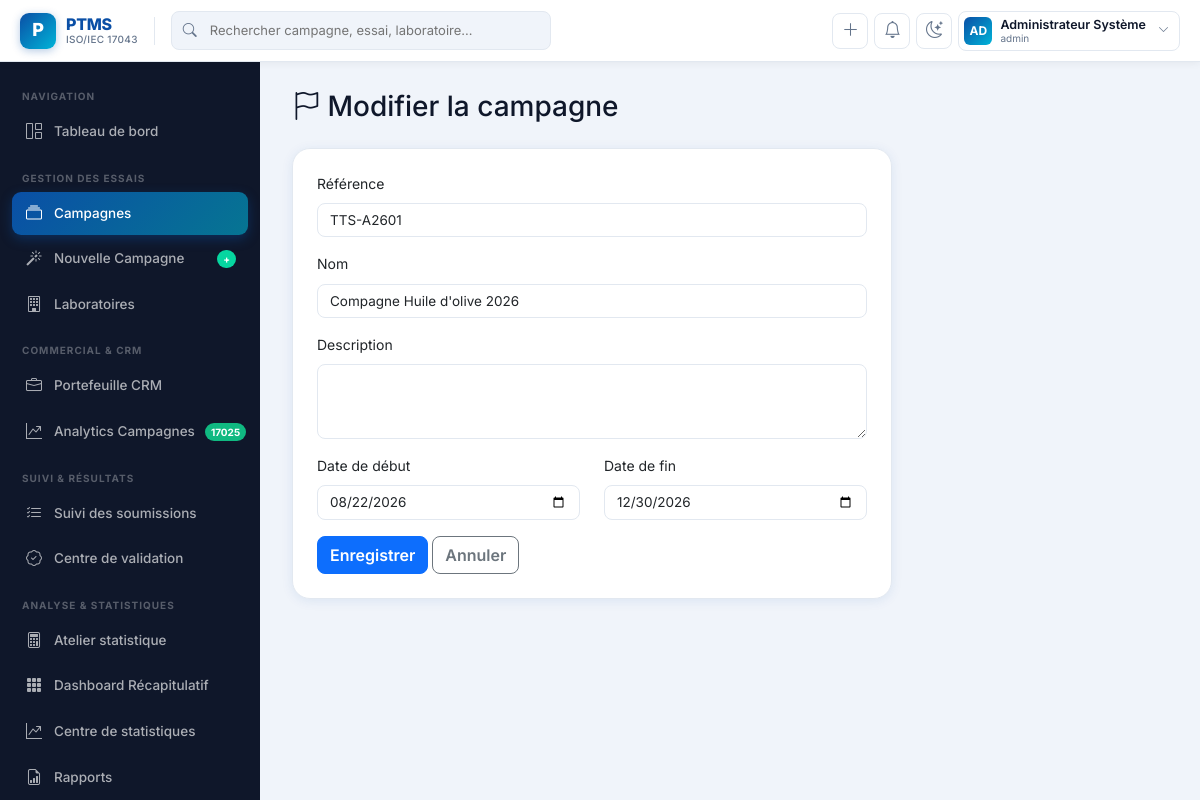
Screenshot of /campaigns/4/edit (signed in) with the database file from the repository.
### models.py (models this page shows, shortened)
class User(UserMixin, db.Model):
    __tablename__ = "users"
    id = db.Column(db.Integer, primary_key=True)
    username = db.Column(db.String(80), unique=True, nullable=False)
    email = db.Column(db.String(150), unique=True, nullable=False)
    password_hash = db.Column(db.String(255), nullable=False)
    full_name = db.Column(db.String(150), nullable=False)
    role = db.Column(db.String(30), nullable=False, default="participant")
    laboratory_id = db.Column(db.Integer, db.ForeignKey("laboratories.id"), nullable=True)
    active = db.Column(db.Boolean, default=True)
    created_at = db.Column(db.DateTime, default=datetime.utcnow)
    last_login = db.Column(db.DateTime, nullable=True)
    laboratory = db.relationship("Laboratory", back_populates="users")
    def is_admin(self):
        return self.role == "admin"
    def is_participant(self):
        return self.role == "participant"
    def is_staff(self):
        return self.role in ("admin", "chef_technique", "auditeur")

class Campaign(db.Model):
    __tablename__ = "campaigns"
    id = db.Column(db.Integer, primary_key=True)
    reference = db.Column(db.String(50), unique=True, nullable=False)
    name = db.Column(db.String(200), nullable=False)
    description = db.Column(db.Text)
    status = db.Column(db.String(30), default="draft")  # draft, active, closed, archived
    start_date = db.Column(db.Date)
    end_date = db.Column(db.Date)
    report_published = db.Column(db.Boolean, default=False)
    created_by = db.Column(db.Integer, db.ForeignKey("users.id"))
    created_at = db.Column(db.DateTime, default=datetime.utcnow)
    trials = db.relationship("Trial", back_populates="campaign", cascade="all, delete-orphan")
    laboratories = db.relationship("CampaignLaboratory", back_populates="campaign", cascade="all, delete-orphan")

### blueprints/campaigns.py (the view, shortened to what this page needs)
@campaigns_bp.route("/<int:campaign_id>/edit", methods=["GET", "POST"])
@login_required
@roles_required("admin", "chef_technique")
def edit_campaign(campaign_id):
    campaign = Campaign.query.get_or_404(campaign_id)
    return render_template("campaigns/form.html", campaign=campaign)

### blueprints/auth.py (called while the page is built)
def roles_required(*roles):
    def decorator(f):
        @wraps(f)
        def wrapped(*args, **kwargs):
            if not current_user.is_authenticated:
                return redirect(url_for("auth.login"))
            if current_user.role not in roles:
                flash("Vous n'avez pas les droits pour accéder à cette page.", "danger")
                return redirect(url_for("dashboard.index"))
            return f(*args, **kwargs)
        return wrapped
    return decorator

### templates/campaigns/form.html (shortened to what this page needs)
{% extends "base.html" %}
{% block content %}
<h3 class="mb-4"><i class="bi bi-flag"></i> {{ 'Modifier la campagne' if campaign else 'Nouvelle campagne' }}</h3>
<div class="card card-kpi p-4" style="max-width:600px;">
    <form method="POST">
        <div class="mb-3">
            <label class="form-label">Référence</label>
            <input type="text" class="form-control" name="reference" value="{{ campaign.reference if campaign else '' }}" required>
        </div>
        <div class="mb-3">
            <label class="form-label">Nom</label>
            <input type="text" class="form-control" name="name" value="{{ campaign.name if campaign else '' }}" required>
        </div>
        <div class="mb-3">
            <label class="form-label">Description</label>
            <textarea class="form-control" name="description" rows="3">{{ campaign.description if campaign else '' }}</textarea>
        </div>
        <div class="row">
            <div class="col-md-6 mb-3">
                <label class="form-label">Date de début</label>
                <input type="date" class="form-control" name="start_date" value="{{ campaign.start_date if campaign and campaign.start_date else '' }}">
            </div>
            <div class="col-md-6 mb-3">
                <label class="form-label">Date de fin</label>
                <input type="date" class="form-control" name="end_date" value="{{ campaign.end_date if campaign and campaign.end_date else '' }}">
            </div>
        </div>
        <button type="submit" class="btn btn-primary">Enregistrer</button>
        <a href="{{ url_for('campaigns.list_campaigns') }}" class="btn btn-outline-secondary">Annuler</a>
    </form>
</div>
{% endblock %}

### templates/base.html (shortened to what this page needs)
<!DOCTYPE html>
<html lang="fr">
<head>
    <link href="https://cdn.jsdelivr.net/npm/bootstrap@5.3.2/dist/css/bootstrap.min.css" rel="stylesheet">
    <link href="https://cdn.jsdelivr.net/npm/bootstrap-icons@1.11.3/font/bootstrap-icons.css" rel="stylesheet">
</head>
<body>
{% if current_user.is_authenticated %}
<nav class="ptms-topnav">
    <a class="ptms-brand" href="{{ url_for('dashboard.index') }}">
        <div class="ptms-brand-logo">P</div>
        <div class="ptms-brand-text">
            <span class="ptms-brand-name">PTMS</span>
            <span class="ptms-brand-sub">ISO/IEC 17043</span>
        </div>
    </a>
    <div class="ptms-topnav-search position-relative">
        <input type="text" placeholder="Rechercher campagne, essai, laboratoire…" id="globalSearch">
    </div>
    <div class="ptms-topnav-actions">
        {% if current_user.is_staff() %}
        <a href="{{ url_for('wizard.start') }}" class="ptms-icon-btn" title="Nouvelle campagne">
            <i class="bi bi-plus-lg"></i>
        </a>
        {% endif %}
        <a href="{{ url_for('dashboard.index') }}" class="ptms-icon-btn" id="notifBtn">
            <i class="bi bi-bell"></i>
        </a>
        <button class="ptms-icon-btn" onclick="toggleTheme()" title="Apparence">
            <i class="bi bi-moon-stars" id="themeIcon"></i>
        </button>
        <div class="dropdown">
            <a class="ptms-user-pill" data-bs-toggle="dropdown" href="#">
                <div class="ptms-user-avatar">
                    {{ current_user.full_name[:2].upper() if current_user.full_name else 'PT' }}
                </div>
                <div class="ptms-user-info">
                    <div class="ptms-user-name">{{ current_user.full_name or current_user.email }}</div>
                    <div class="ptms-user-role">{{ current_user.role }}</div>
                </div>
                <i class="bi bi-chevron-down ms-1" style="font-size:11px;color:var(--ptms-muted)"></i>
            </a>
        </div>
    </div>
</nav>
<aside class="ptms-sidebar" id="ptmsSidebar">
    <div class="ptms-sidebar-inner">
        <div class="ptms-sidebar-section">
            <div class="ptms-sidebar-section-label">Navigation</div>
            <a href="{{ url_for('dashboard.index') }}" class="ptms-nav-link {% if request.endpoint and 'dashboard' in request.endpoint %}active{% endif %}">
                <i class="bi bi-grid-1x2"></i> Tableau de bord
            </a>
        </div>
        {% if current_user.is_staff() %}
        <div class="ptms-sidebar-section">
            <div class="ptms-sidebar-section-label">Gestion des Essais</div>
            <a href="{{ url_for('campaigns.list_campaigns') }}" class="ptms-nav-link {% if request.endpoint and 'campaign' in request.endpoint %}active{% endif %}">
                <i class="bi bi-collection"></i> Campagnes
            </a>
            {% if current_user.role in ['admin','chef_technique'] %}
            <a href="{{ url_for('wizard.start') }}" class="ptms-nav-link {% if request.endpoint and 'wizard' in request.endpoint %}active{% endif %}">
                <i class="bi bi-magic"></i> Nouvelle Campagne
                <span class="ptms-nav-badge" style="background:var(--ptms-accent2);">+</span>
            </a>
            {% endif %}
            <a href="{{ url_for('laboratories.list_labs') }}" class="ptms-nav-link {% if request.endpoint and 'laborator' in request.endpoint %}active{% endif %}">
                <i class="bi bi-building"></i> Laboratoires
            </a>
        </div>
        <div class="ptms-sidebar-section">
            <div class="ptms-sidebar-section-label">Commercial & CRM</div>
            <a href="{{ url_for('commercial.index') }}" class="ptms-nav-link {% if request.endpoint == 'commercial.index' %}active{% endif %}">
                <i class="bi bi-briefcase"></i> Portefeuille CRM
            </a>
            <a href="{{ url_for('commercial.campaign_analytics') }}" class="ptms-nav-link {% if request.endpoint == 'commercial.campaign_analytics' %}active{% endif %}">
                <i class="bi bi-graph-up-arrow"></i> Analytics Campagnes
                <span class="ptms-nav-badge" style="background:#10B981;">17025</span>
            </a>
        </div>
        <div class="ptms-sidebar-section">
            <div class="ptms-sidebar-section-label">Suivi & Résultats</div>
            <a href="{{ url_for('participants.tracker') }}" class="ptms-nav-link {% if request.endpoint and 'tracker' in request.endpoint %}active{% endif %}">
                <i class="bi bi-list-check"></i> Suivi des soumissions
            </a>
            <a href="{{ url_for('participants.validation_center') }}" class="ptms-nav-link {% if request.endpoint and 'validation' in request.endpoint %}active{% endif %}">
                <i class="bi bi-patch-check"></i> Centre de validation
            </a>
        </div>
        <div class="ptms-sidebar-section">
            <div class="ptms-sidebar-section-label">Analyse & Statistiques</div>
            <a href="{{ url_for('traitement.atelier') }}" class="ptms-nav-link {% if request.endpoint == 'traitement.atelier' %}active{% endif %}">
                <i class="bi bi-calculator"></i> Atelier statistique
            </a>
            <a href="{{ url_for('traitement.dashboard') }}" class="ptms-nav-link {% if request.endpoint == 'traitement.dashboard' %}active{% endif %}">
                <i class="bi bi-grid-3x3-gap-fill"></i> Dashboard Récapitulatif
            </a>
            <a href="{{ url_for('statistics.index') }}" class="ptms-nav-link {% if request.endpoint and 'statistics' in request.endpoint %}active{% endif %}">
                <i class="bi bi-graph-up-arrow"></i> Centre de statistiques
            </a>
            <a href="{{ url_for('reports.index') }}" class="ptms-nav-link {% if request.endpoint and 'report' in request.endpoint %}active{% endif %}">
                <i class="bi bi-file-earmark-bar-graph"></i> Rapports
            </a>
        </div>
        {% endif %}
    </div>
</aside>
<main class="ptms-main ptms-animate">
    {% block content %}{% endblock %}
</main>
{% endif %}
</body>
</html>

### rows the page displays
User: full_name "AD", full_name "Administrateur Système", role "admin"
Campaign: reference "TTS-A2601", name "Compagne Huile d'olive 2026", start_date "08/22/2026", end_date "12/30/2026"

### other values shown
{{ 'Modifier la campagne' if campaign else 'Nouvelle campagne' }} "Modifier la campagne"
